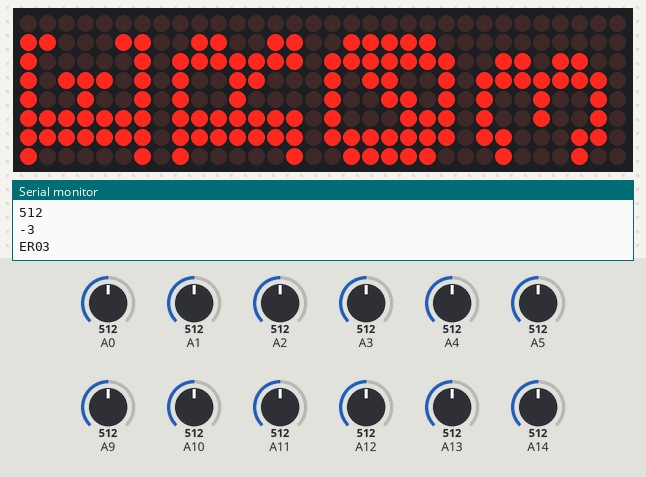
The sketch below on a simulated Arduino Mega 2560, built with avr-gcc and run on an emulated ATmega2560. Parts: 32×8 LED matrix, the last lines printed to the serial monitor. Wiring (inferred from the names in the program): 4 × MAX7219 LED driver (orientation assumed): data pin 11; clock pin 13; CS pin 10. Inputs (shaded band) come from the test bench; at power-on: A5 = 512, A9 = 512, A0 = 512, A1 = 512, A2 = 512, A3 = 512, A4 = 512, A10 = 512, A11 = 512, A12 = 512, A13 = 512, A14 = 512.

Above: at 3.0 s.
3.1 s: A5 set to 711
6.1 s: A5 set to 739
At 8.1 s:
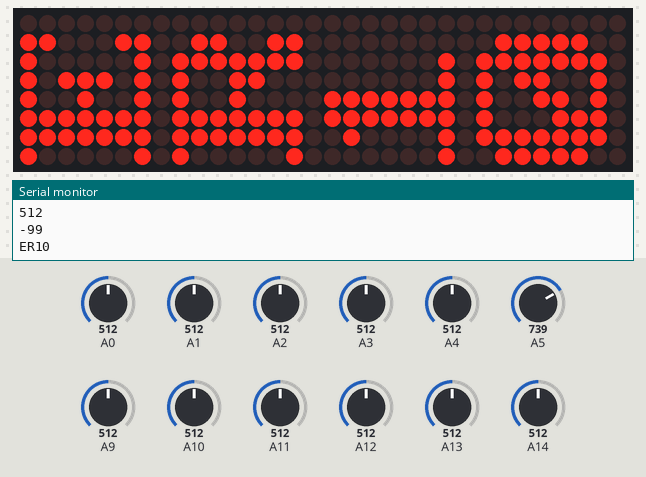
9.1 s: A9 set to 756
12.1 s: A9 set to 779
At 14.9 s:
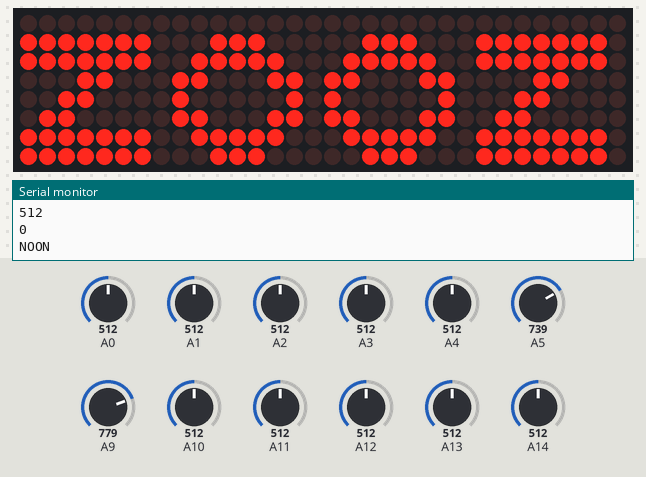
15.4 s: A0 set to 30
At 17.2 s:
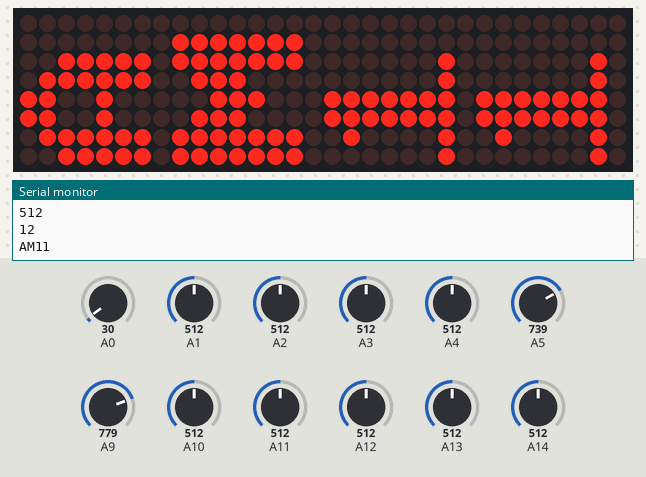
18.4 s: A1 set to 30
At 21.8 s:
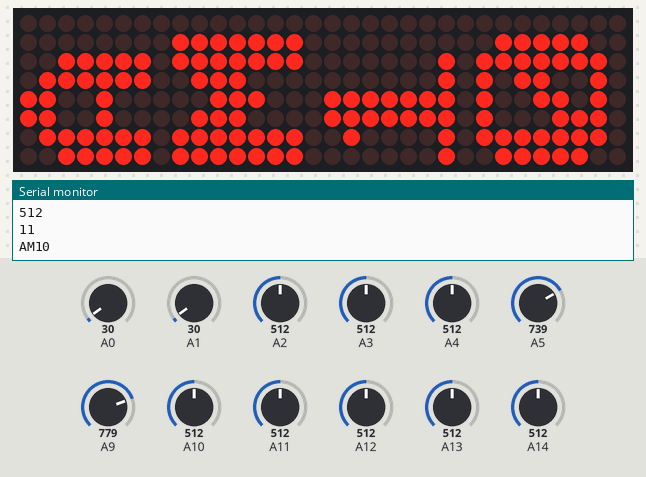
Timing chart, 0 to 23.3 s (numbered marks = the images above; inputs shaded):
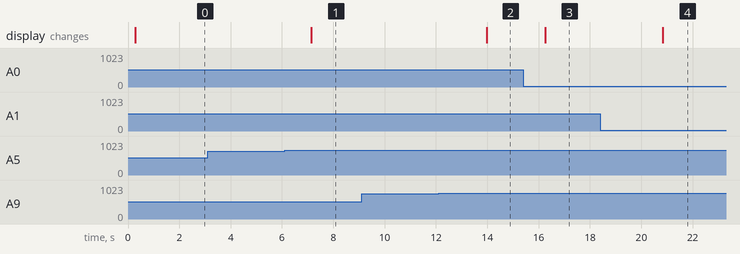

The sketch:

mega.ino
```cpp
#include <LiquidCrystal_I2C.h>
// int latitude;
// LiquidCrystal_I2C lcd(0x27,16,2);

int cnt = 0;
#define SCK 13
#define DIN 11
#define LATCH 10

#define TEXTBUFFERLENGTH 40
#define MODULESIZE 4 /* Module Number */
#define SCROLLSPEED 70
// #define STRING "Test"
String STRING = "DEBUGMODE";

String string = STRING; /* Input String to Display */
int stringLength; /* string 의 문자열 길이를 저장하는 변수 */

uint8_t stringBuff[TEXTBUFFERLENGTH][8]; /* String Dot Data Buffer*/
uint8_t displayBuff[MODULESIZE][8]; /* Display Data Buffer */

boolean scrollFlag = false; /* string 변수가 5글자 이상일 경우 인지 판단하는 flag */
int scrollTIme = SCROLLSPEED; /* 스크롤 속도 조정 */

/* Reference : https://github.com/dhepper/font8x8/blob/master/font8x8_basic.h */
const uint8_t font[128][8] PROGMEM = {
    { 0x00, 0x00, 0x00, 0x00, 0x00, 0x00, 0x00, 0x00},   // U+0000 (nul)
    { 0x00, 0x00, 0x00, 0x00, 0x00, 0x00, 0x00, 0x00},   // U+0001
    { 0x00, 0x00, 0x00, 0x00, 0x00, 0x00, 0x00, 0x00},   // U+0002
    { 0x00, 0x00, 0x00, 0x00, 0x00, 0x00, 0x00, 0x00},   // U+0003
    { 0x00, 0x00, 0x00, 0x00, 0x00, 0x00, 0x00, 0x00},   // U+0004
    { 0x00, 0x00, 0x00, 0x00, 0x00, 0x00, 0x00, 0x00},   // U+0005
    { 0x00, 0x00, 0x00, 0x00, 0x00, 0x00, 0x00, 0x00},   // U+0006
    { 0x00, 0x00, 0x00, 0x00, 0x00, 0x00, 0x00, 0x00},   // U+0007
    { 0x00, 0x00, 0x00, 0x00, 0x00, 0x00, 0x00, 0x00},   // U+0008
    { 0x00, 0x00, 0x00, 0x00, 0x00, 0x00, 0x00, 0x00},   // U+0009
    { 0x00, 0x00, 0x00, 0x00, 0x00, 0x00, 0x00, 0x00},   // U+000A
    { 0x00, 0x00, 0x00, 0x00, 0x00, 0x00, 0x00, 0x00},   // U+000B
    { 0x00, 0x00, 0x00, 0x00, 0x00, 0x00, 0x00, 0x00},   // U+000C
    { 0x00, 0x00, 0x00, 0x00, 0x00, 0x00, 0x00, 0x00},   // U+000D
    { 0x00, 0x00, 0x00, 0x00, 0x00, 0x00, 0x00, 0x00},   // U+000E
    { 0x00, 0x00, 0x00, 0x00, 0x00, 0x00, 0x00, 0x00},   // U+000F
    { 0x00, 0x00, 0x00, 0x00, 0x00, 0x00, 0x00, 0x00},   // U+0010
    { 0x00, 0x00, 0x00, 0x00, 0x00, 0x00, 0x00, 0x00},   // U+0011
    { 0x00, 0x00, 0x00, 0x00, 0x00, 0x00, 0x00, 0x00},   // U+0012
    { 0x00, 0x00, 0x00, 0x00, 0x00, 0x00, 0x00, 0x00},   // U+0013
    { 0x00, 0x00, 0x00, 0x00, 0x00, 0x00, 0x00, 0x00},   // U+0014
    { 0x00, 0x00, 0x00, 0x00, 0x00, 0x00, 0x00, 0x00},   // U+0015
    { 0x00, 0x00, 0x00, 0x00, 0x00, 0x00, 0x00, 0x00},   // U+0016
    { 0x00, 0x00, 0x00, 0x00, 0x00, 0x00, 0x00, 0x00},   // U+0017
    { 0x00, 0x00, 0x00, 0x00, 0x00, 0x00, 0x00, 0x00},   // U+0018
    { 0x00, 0x00, 0x00, 0x00, 0x00, 0x00, 0x00, 0x00},   // U+0019
    { 0x00, 0x00, 0x00, 0x00, 0x00, 0x00, 0x00, 0x00},   // U+001A
    { 0x00, 0x00, 0x00, 0x00, 0x00, 0x00, 0x00, 0x00},   // U+001B
    { 0x00, 0x00, 0x00, 0x00, 0x00, 0x00, 0x00, 0x00},   // U+001C
    { 0x00, 0x00, 0x00, 0x00, 0x00, 0x00, 0x00, 0x00},   // U+001D
    { 0x00, 0x00, 0x00, 0x00, 0x00, 0x00, 0x00, 0x00},   // U+001E
    { 0x00, 0x00, 0x00, 0x00, 0x00, 0x00, 0x00, 0x00},   // U+001F
    { 0x00, 0x00, 0x00, 0x00, 0x00, 0x00, 0x00, 0x00},   // U+0020 (space)
    { 0x18, 0x3C, 0x3C, 0x18, 0x18, 0x00, 0x18, 0x00},   // U+0021 (!)
    { 0x36, 0x36, 0x00, 0x00, 0x00, 0x00, 0x00, 0x00},   // U+0022 (")
    { 0x36, 0x36, 0x7F, 0x36, 0x7F, 0x36, 0x36, 0x00},   // U+0023 (#)
    { 0x0C, 0x3E, 0x03, 0x1E, 0x30, 0x1F, 0x0C, 0x00},   // U+0024 ($)
    { 0x00, 0x63, 0x33, 0x18, 0x0C, 0x66, 0x63, 0x00},   // U+0025 (%)
    { 0x1C, 0x36, 0x1C, 0x6E, 0x3B, 0x33, 0x6E, 0x00},   // U+0026 (&)
    { 0x06, 0x06, 0x03, 0x00, 0x00, 0x00, 0x00, 0x00},   // U+0027 (')
    { 0x18, 0x0C, 0x06, 0x06, 0x06, 0x0C, 0x18, 0x00},   // U+0028 (()
    { 0x06, 0x0C, 0x18, 0x18, 0x18, 0x0C, 0x06, 0x00},   // U+0029 ())
    { 0x00, 0x66, 0x3C, 0xFF, 0x3C, 0x66, 0x00, 0x00},   // U+002A (*)
    { 0x00, 0x0C, 0x0C, 0x3F, 0x0C, 0x0C, 0x00, 0x00},   // U+002B (+)
    { 0x00, 0x00, 0x00, 0x00, 0x00, 0x0C, 0x0C, 0x06},   // U+002C (,)
    { 0x00, 0x00, 0x00, 0x3F, 0x00, 0x00, 0x00, 0x00},   // U+002D (-)
    { 0x00, 0x00, 0x00, 0x00, 0x00, 0x0C, 0x0C, 0x00},   // U+002E (.)
    { 0x60, 0x30, 0x18, 0x0C, 0x06, 0x03, 0x01, 0x00},   // U+002F (/)
    { 0x3E, 0x63, 0x73, 0x7B, 0x6F, 0x67, 0x3E, 0x00},   // U+0030 (0)
    { 0x0C, 0x0E, 0x0C, 0x0C, 0x0C, 0x0C, 0x3F, 0x00},   // U+0031 (1)
    { 0x1E, 0x33, 0x30, 0x1C, 0x06, 0x33, 0x3F, 0x00},   // U+0032 (2)
    { 0x1E, 0x33, 0x30, 0x1C, 0x30, 0x33, 0x1E, 0x00},   // U+0033 (3)
    { 0x38, 0x3C, 0x36, 0x33, 0x7F, 0x30, 0x78, 0x00},   // U+0034 (4)
    { 0x3F, 0x03, 0x1F, 0x30, 0x30, 0x33, 0x1E, 0x00},   // U+0035 (5)
    { 0x1C, 0x06, 0x03, 0x1F, 0x33, 0x33, 0x1E, 0x00},   // U+0036 (6)
    { 0x3F, 0x33, 0x30, 0x18, 0x0C, 0x0C, 0x0C, 0x00},   // U+0037 (7)
    { 0x1E, 0x33, 0x33, 0x1E, 0x33, 0x33, 0x1E, 0x00},   // U+0038 (8)
    { 0x1E, 0x33, 0x33, 0x3E, 0x30, 0x18, 0x0E, 0x00},   // U+0039 (9)
    { 0x00, 0x0C, 0x0C, 0x00, 0x00, 0x0C, 0x0C, 0x00},   // U+003A (:)
    { 0x00, 0x0C, 0x0C, 0x00, 0x00, 0x0C, 0x0C, 0x06},   // U+003B (//)
    { 0x18, 0x0C, 0x06, 0x03, 0x06, 0x0C, 0x18, 0x00},   // U+003C (<)
    { 0x00, 0x00, 0x3F, 0x00, 0x00, 0x3F, 0x00, 0x00},   // U+003D (=)
    { 0x06, 0x0C, 0x18, 0x30, 0x18, 0x0C, 0x06, 0x00},   // U+003E (>)
    { 0x1E, 0x33, 0x30, 0x18, 0x0C, 0x00, 0x0C, 0x00},   // U+003F (?)
    { 0x3E, 0x63, 0x7B, 0x7B, 0x7B, 0x03, 0x1E, 0x00},   // U+0040 (@)
    { 0x0C, 0x1E, 0x33, 0x33, 0x3F, 0x33, 0x33, 0x00},   // U+0041 (A)
    { 0x3F, 0x66, 0x66, 0x3E, 0x66, 0x66, 0x3F, 0x00},   // U+0042 (B)
    { 0x3C, 0x66, 0x03, 0x03, 0x03, 0x66, 0x3C, 0x00},   // U+0043 (C)
    { 0x1F, 0x36, 0x66, 0x66, 0x66, 0x36, 0x1F, 0x00},   // U+0044 (D)
    { 0x7F, 0x46, 0x16, 0x1E, 0x16, 0x46, 0x7F, 0x00},   // U+0045 (E)
    { 0x7F, 0x46, 0x16, 0x1E, 0x16, 0x06, 0x0F, 0x00},   // U+0046 (F)
    { 0x3C, 0x66, 0x03, 0x03, 0x73, 0x66, 0x7C, 0x00},   // U+0047 (G)
    { 0x33, 0x33, 0x33, 0x3F, 0x33, 0x33, 0x33, 0x00},   // U+0048 (H)
    { 0x1E, 0x0C, 0x0C, 0x0C, 0x0C, 0x0C, 0x1E, 0x00},   // U+0049 (I)
    { 0x78, 0x30, 0x30, 0x30, 0x33, 0x33, 0x1E, 0x00},   // U+004A (J)
    { 0x67, 0x66, 0x36, 0x1E, 0x36, 0x66, 0x67, 0x00},   // U+004B (K)
    { 0x0F, 0x06, 0x06, 0x06, 0x46, 0x66, 0x7F, 0x00},   // U+004C (L)
    { 0x63, 0x77, 0x7F, 0x7F, 0x6B, 0x63, 0x63, 0x00},   // U+004D (M)
    { 0x63, 0x67, 0x6F, 0x7B, 0x73, 0x63, 0x63, 0x00},   // U+004E (N)
    { 0x1C, 0x36, 0x63, 0x63, 0x63, 0x36, 0x1C, 0x00},   // U+004F (O)
    { 0x3F, 0x66, 0x66, 0x3E, 0x06, 0x06, 0x0F, 0x00},   // U+0050 (P)
    { 0x1E, 0x33, 0x33, 0x33, 0x3B, 0x1E, 0x38, 0x00},   // U+0051 (Q)
    { 0x3F, 0x66, 0x66, 0x3E, 0x36, 0x66, 0x67, 0x00},   // U+0052 (R)
    { 0x1E, 0x33, 0x07, 0x0E, 0x38, 0x33, 0x1E, 0x00},   // U+0053 (S)
    { 0x3F, 0x2D, 0x0C, 0x0C, 0x0C, 0x0C, 0x1E, 0x00},   // U+0054 (T)
    { 0x33, 0x33, 0x33, 0x33, 0x33, 0x33, 0x3F, 0x00},   // U+0055 (U)
    { 0x33, 0x33, 0x33, 0x33, 0x33, 0x1E, 0x0C, 0x00},   // U+0056 (V)
    { 0x63, 0x63, 0x63, 0x6B, 0x7F, 0x77, 0x63, 0x00},   // U+0057 (W)
    { 0x63, 0x63, 0x36, 0x1C, 0x1C, 0x36, 0x63, 0x00},   // U+0058 (X)
    { 0x33, 0x33, 0x33, 0x1E, 0x0C, 0x0C, 0x1E, 0x00},   // U+0059 (Y)
    { 0x7F, 0x63, 0x31, 0x18, 0x4C, 0x66, 0x7F, 0x00},   // U+005A (Z)
    { 0x1E, 0x06, 0x06, 0x06, 0x06, 0x06, 0x1E, 0x00},   // U+005B ([)
    { 0x03, 0x06, 0x0C, 0x18, 0x30, 0x60, 0x40, 0x00},   // U+005C (\)
    { 0x1E, 0x18, 0x18, 0x18, 0x18, 0x18, 0x1E, 0x00},   // U+005D (])
    { 0x08, 0x1C, 0x36, 0x63, 0x00, 0x00, 0x00, 0x00},   // U+005E (^)
    { 0x00, 0x00, 0x00, 0x00, 0x00, 0x00, 0x00, 0xFF},   // U+005F (_)
    { 0x0C, 0x0C, 0x18, 0x00, 0x00, 0x00, 0x00, 0x00},   // U+0060 (`)
    { 0x00, 0x00, 0x1E, 0x30, 0x3E, 0x33, 0x6E, 0x00},   // U+0061 (a)
    { 0x07, 0x06, 0x06, 0x3E, 0x66, 0x66, 0x3B, 0x00},   // U+0062 (b)
    { 0x00, 0x00, 0x1E, 0x33, 0x03, 0x33, 0x1E, 0x00},   // U+0063 (c)
    { 0x38, 0x30, 0x30, 0x3e, 0x33, 0x33, 0x6E, 0x00},   // U+0064 (d)
    { 0x00, 0x00, 0x1E, 0x33, 0x3f, 0x03, 0x1E, 0x00},   // U+0065 (e)
    { 0x1C, 0x36, 0x06, 0x0f, 0x06, 0x06, 0x0F, 0x00},   // U+0066 (f)
    { 0x00, 0x00, 0x6E, 0x33, 0x33, 0x3E, 0x30, 0x1F},   // U+0067 (g)
    { 0x07, 0x06, 0x36, 0x6E, 0x66, 0x66, 0x67, 0x00},   // U+0068 (h)
    { 0x0C, 0x00, 0x0E, 0x0C, 0x0C, 0x0C, 0x1E, 0x00},   // U+0069 (i)
    { 0x30, 0x00, 0x30, 0x30, 0x30, 0x33, 0x33, 0x1E},   // U+006A (j)
    { 0x07, 0x06, 0x66, 0x36, 0x1E, 0x36, 0x67, 0x00},   // U+006B (k)
    { 0x0E, 0x0C, 0x0C, 0x0C, 0x0C, 0x0C, 0x1E, 0x00},   // U+006C (l)
    { 0x00, 0x00, 0x33, 0x7F, 0x7F, 0x6B, 0x63, 0x00},   // U+006D (m)
    { 0x00, 0x00, 0x1F, 0x33, 0x33, 0x33, 0x33, 0x00},   // U+006E (n)
    { 0x00, 0x00, 0x1E, 0x33, 0x33, 0x33, 0x1E, 0x00},   // U+006F (o)
    { 0x00, 0x00, 0x3B, 0x66, 0x66, 0x3E, 0x06, 0x0F},   // U+0070 (p)
    { 0x00, 0x00, 0x6E, 0x33, 0x33, 0x3E, 0x30, 0x78},   // U+0071 (q)
    { 0x00, 0x00, 0x3B, 0x6E, 0x66, 0x06, 0x0F, 0x00},   // U+0072 (r)
    { 0x00, 0x00, 0x3E, 0x03, 0x1E, 0x30, 0x1F, 0x00},   // U+0073 (s)
    { 0x08, 0x0C, 0x3E, 0x0C, 0x0C, 0x2C, 0x18, 0x00},   // U+0074 (t)
    { 0x00, 0x00, 0x33, 0x33, 0x33, 0x33, 0x6E, 0x00},   // U+0075 (u)
    { 0x00, 0x00, 0x33, 0x33, 0x33, 0x1E, 0x0C, 0x00},   // U+0076 (v)
    { 0x00, 0x00, 0x63, 0x6B, 0x7F, 0x7F, 0x36, 0x00},   // U+0077 (w)
    { 0x00, 0x00, 0x63, 0x36, 0x1C, 0x36, 0x63, 0x00},   // U+0078 (x)
    { 0x00, 0x00, 0x33, 0x33, 0x33, 0x3E, 0x30, 0x1F},   // U+0079 (y)
    { 0x00, 0x00, 0x3F, 0x19, 0x0C, 0x26, 0x3F, 0x00},   // U+007A (z)
    { 0x38, 0x0C, 0x0C, 0x07, 0x0C, 0x0C, 0x38, 0x00},   // U+007B ({)
    { 0x18, 0x18, 0x18, 0x00, 0x18, 0x18, 0x18, 0x00},   // U+007C (|)
    { 0x07, 0x0C, 0x0C, 0x38, 0x0C, 0x0C, 0x07, 0x00},   // U+007D (})
    { 0x6E, 0x3B, 0x00, 0x00, 0x00, 0x00, 0x00, 0x00},   // U+007E (~)
    { 0x00, 0x00, 0x00, 0x00, 0x00, 0x00, 0x00, 0x00}    // U+007F
};

// 조도센서에서 밝다고 판단하는 기준점
const int CP_12L = 800;
const int CP_13 = 700;
const int CP_14 = 700;
const int CP_15 = 700;
const int CP_16 = 700;
const int CP_17 = 260;
const int CP_12R = 800;
const int CP_11 = 800;
const int CP_10 = 800;
const int CP_9 = 800;
const int CP_8 = 800;
const int CP_7 = 300;

void setup() {
  // put your setup code here, to run once:
  Serial.begin(9600);
  pinMode(SCK, OUTPUT);
  pinMode(DIN, OUTPUT);
  pinMode(LATCH, OUTPUT);

  // lcd.init();  // LCD초기 설정
  // lcd.backlight(); // LCD초기 설정
  // lcd.setCursor(0,0); //텍스트가 LCD에 나타날 위치
  // lcd.print("Cydial 1.0");
  // lcd.setCursor(0,1);
  // lcd.print("Ready To Connect");

  Serial.println("Ready");

  write_Max7219(0x09, 0x00); // Decode Mode - No decode for digits
  write_Max7219(0x0a, 0x01); // Intensity - 1/32
  write_Max7219(0x0b, 0x07); // Scan Limit - All Output Port Enable
  write_Max7219(0x0c, 0x01); // Shutdown - Normal Operation
  write_Max7219(0x0f, 0x00); // Display Test
  reset_StringBuff(); // string에 저장된 문자열을 stringBuff에 저장
}

typedef struct LightSensor{
  int time;
  int value;
} LightSensor;
int i=0;
// int maxindex = 0;
// int maxindex2 = 0;

void loop() {
  // put your main code here, to run repeatedly:
  const bool DEBUG_MODE = true;
  const int DEBUG_INTERVAL = 200; // ms (디버그 모드 활성화 시 추가)
  // const int INTERVAL = 100; // ms
  const int INTERVAL = 2000; // ms
  LightSensor L[] = {
    {7, 1024 - analogRead(A5)},
    {8, 1024 - analogRead(A4)},
    {9, 1024 - analogRead(A3)},
    {10, 1024 - analogRead(A2)},
    {11, 1024 - analogRead(A1)},
    {12, 1024 - analogRead(A0)}
  };
  LightSensor R[] = {
    {12, 1024 - analogRead(A14)},
    {13, 1024 - analogRead(A13)},
    {14, 1024 - analogRead(A12)},
    {15, 1024 - analogRead(A11)},
    {16, 1024 - analogRead(A10)},
    {17, 1024 - analogRead(A9)}
  };
  if (DEBUG_MODE){
    cnt++;
    Serial.print("-----");
    Serial.print(cnt);
    Serial.print("-----\n");
    Serial.print("[");
    Serial.print(L[5].time);
    Serial.print("]\n");
    Serial.println(L[5].value);
    Serial.print("[");
    Serial.print(L[4].time);
    Serial.print("]\n");
    Serial.println(L[4].value);
    Serial.print("[");
    Serial.print(L[3].time);
    Serial.print("]\n");
    Serial.println(L[3].value);
    Serial.print("[");
    Serial.print(L[2].time);
    Serial.print("]\n");
    Serial.println(L[2].value);
    Serial.print("[");
    Serial.print(L[1].time);
    Serial.print("]\n");
    Serial.println(L[1].value);
    Serial.print("[");
    Serial.print(L[0].time);
    Serial.print("]\n");
    Serial.println(L[0].value);
    Serial.println("-----");
    Serial.print("[");
    Serial.print(R[5].time);
    Serial.print("]\n");
    Serial.println(R[5].value);
    Serial.print("[");
    Serial.print(R[4].time);
    Serial.print("]\n");
    Serial.println(R[4].value);
    Serial.print("[");
    Serial.print(R[3].time);
    Serial.print("]\n");
    Serial.println(R[3].value);
    Serial.print("[");
    Serial.print(R[2].time);
    Serial.print("]\n");
    Serial.println(R[2].value);
    Serial.print("[");
    Serial.print(R[1].time);
    Serial.print("]\n");
    Serial.println(R[1].value);
    Serial.print("[");
    Serial.print(R[0].time);
    Serial.print("]\n");
    Serial.println(R[0].value);
    delay(DEBUG_INTERVAL);
  }
  int ctime=-99; // current time
  if (L[0].value < CP_7 && L[1].value < CP_8 && L[2].value < CP_9 && L[3].value < CP_10 && L[4].value < CP_11 && L[5].value < CP_12L){ // 좌측 시반면이 모두 어두울 때
    if (R[0].value < CP_12R && R[1].value < CP_13 && R[2].value < CP_14 && R[3].value < CP_15 && R[4].value < CP_16 && R[5].value < CP_17){ // 좌, 우측 시반면이 모두 어두울 때
      ctime = 0; // 정오
    }
    else if (R[0].value > CP_12R){ // 좌측 시반면이 모두 어두우며, 우측 시반면에서 12시가 밝을 때
      if (R[1].value < CP_13 && R[2].value < CP_14 && R[3].value < CP_15 && R[4].value <CP_16 && R[5].value < CP_17){
        ctime = 1200; // 12시 XX분
      }
      else if (R[1].value > CP_13){
        if (R[2].value > CP_14){
          if (R[3].value > CP_15){
            if (R[4].value > CP_16){
              if (R[5].value > CP_17){
                ctime = 17; // 17시
              }
              else{
                ctime = 16; // 16시
              }
            }
            else{
              ctime = 15; // 15시
            }
          }
          else{
            ctime = 14; // 14시
          }
        }
        else{
          ctime = 13; // 13시
        }
      }
      else{
        ctime = -2; // TIMEORDER ERROR
      }
    }
  }
  else if (R[0].value < CP_12R && R[1].value < CP_13 && R[2].value < CP_14 && R[3].value < CP_15 && R[4].value < CP_16 && R[5].value < CP_17){ // 우측 시반면 모두 어둡고, 좌측 중 하나라도 밝음
    if (L[5].value > CP_12L){ // 우측 시반면이 모두 어둡고, 좌측 시반면에서 12시가 밝을 때
      if (L[0].value < CP_7 && L[1].value < CP_8 && L[2].value < CP_9 && L[3].value < CP_10 && L[4].value < CP_11){ // 좌측 시반면이 7~11시까지 어두울 때 (12시만 밝을 때)
        ctime = 12; // 11시 XX분
      }
      else if (L[4].value > CP_11){ // 좌측 시반면이 11시가 밝을 때
        if (L[3].value > CP_10){ // 좌측 시반면이 10시가 밝을 때
          if (L[2].value > CP_9){ // 좌측 시반면이 9시가 밝을 때
            if (L[1].value > CP_8){ // 좌측 시반면이 8시가 밝을 때
              if (L[0].value > CP_7){ // 좌측 시반면이 7시가 밝을 때
                ctime = 7; // 7시
              }
              else{ // 좌측 시반면이 7시가 어두울 때
                ctime = 8; // 8시
              }
            }
            else{ // 좌측 시반면이 8시가 어두울 때
              ctime = 9; // 9시
            }
          }
          else{ // 좌측 시반면이 9시가 어두울 때
            ctime = 10; // 10시
          }
        }
        else{ // 좌측 시반면이 10시가 어두울 때
          ctime = 11; // 11시
        }
      }
      else{
        ctime = -1; // UNKNOWN ERROR
      }
    }
    else{
      ctime = -2; // ERROR (12시가 밝지 않지만 다른 것이 밝은 경우 / TIMEORDER ERROR)
    }
  }
  else{
    ctime = -3; // ERROR (좌, 우측 시반면 모두 밝은 경우 / SUPERBRIGHT ERROR)
  }

  Serial.println(ctime);
  switch(ctime){
    case 0:
      string = "NOON";
      break;
    case 7:
      string = "AM06";
      break;
    case 8:
      string = "AM07";
      break;
    case 9:
      string = "AM08";
      break;
    case 10:
      string = "AM09";
      break;
    case 11:
      string = "AM10";
      break;
    case 1200:
      string = "PM12"; // 12시 XX분
      break;
    case 12:
      string = "AM11"; // 11시 XX분
      break;
    case 13:
      string = "PM01";
      break;
    case 14:
      string = "PM02";
      break;
    case 15:
      string = "PM03";
      break;
    case 16:
      string = "PM04";
      break;
    case 17:
      string = "PM05";
      break;
    case -1:
      string = "ER01";
      break;
    case -2:
      string = "ER02";
      break;
    case -3:
      string = "ER03";
      break;
    default:
      string = "ER10";
      break;
  }
  Serial.println(string);
  reset_StringBuff(); // string에 저장된 문자열을 stringBuff에 저장
  // Serial.print("\nLeft max Time: ");
  // Serial.print(L[maxindex].time);
  // Serial.print(" / value: ");
  // Serial.print(L[maxindex].value);
  // Serial.print("\nRight max Time: ");
  // Serial.print(R[maxindex2].time);
  // Serial.print(" / value: ");
  // Serial.print(R[maxindex2].value);
  unsigned long now = millis();
  static unsigned long pastTime;
  delay(INTERVAL);
  if(now-pastTime >= scrollTIme){ // 설정된 스크롤 간격으로 동작하는 if문
      if(scrollFlag){
          pastTime = now;
          static int index;
          static int shiftCount;
          for(int i = 0 ; i < MODULESIZE ; i++){
              for(int j = 0 ; j < 8 ; j++){
                  displayBuff[i][j] = (stringBuff[index+i][j] >> shiftCount) | stringBuff[index+i+1][j] << 8 - shiftCount;
              }
          }
          shiftCount++;
          if(shiftCount == 8){
              shiftCount = 0;
          }
          if(index > stringLength + 5){
              index = 0;
          }
          display_Max7219();
      }
    }
}

void write_Max7219(uint8_t address, uint8_t data){
    digitalWrite(LATCH,LOW);
    for(int i = 0 ; i < MODULESIZE ; i++){
        shiftOut(DIN, SCK, MSBFIRST, address);
        shiftOut(DIN, SCK, MSBFIRST, data);
    }
    digitalWrite(LATCH,HIGH);
}

void display_Max7219(){
    for( int rowNumber = 1 ; rowNumber < 9 ; rowNumber++){
        digitalWrite(LATCH,LOW);
        for( int columnData = 0 ; columnData < MODULESIZE ; columnData++){
            shiftOut(DIN, SCK, MSBFIRST, rowNumber);
            shiftOut(DIN, SCK, LSBFIRST, displayBuff[columnData][rowNumber - 1]);
        }
        digitalWrite(LATCH,HIGH);
    }
}

void reset_StringBuff(){ // stringBuff에 데이터 세팅하는 함수
    stringLength = string.length();
    for(int i = 0 ; i < TEXTBUFFERLENGTH ; i++){
        for(int j = 0 ; j < 8 ; j++){
            stringBuff[i][j] = 0b00;
        }
    }
    if(stringLength > 4){
        scrollFlag = true;
        for(int i = 5 ; i < stringLength + 5 ; i++){
            for(int j = 0 ; j < 8 ; j++){
                stringBuff[i][j] = pgm_read_byte(&(font[string.charAt(i-5)][j]));
            }
        }
    }
    else{
        scrollFlag = false;
        for(int i = 0 ; i < stringLength ; i++){
            for(int j = 0 ; j < 8 ; j++){
                displayBuff[i][j] = pgm_read_byte(&(font[string.charAt(i)][j]));
            }
        }
        display_Max7219();
    }
}
```

Measured:
- the behaviour switches between 724 and 725 on A5 (found by bisection; images 0 and 1)
- the behaviour switches between 764 and 765 on A9 (found by bisection; images 1 and 2)
- after the input at 6.1 s, the display: changes after 1.0 s (image 1)
- after the input at 12.1 s, the display: changes after 1.9 s (image 2)
- after the input at 15.4 s, the display: changes after 0.86 s (image 3)
- after the input at 18.4 s, the display: changes after 2.4 s (image 4)
